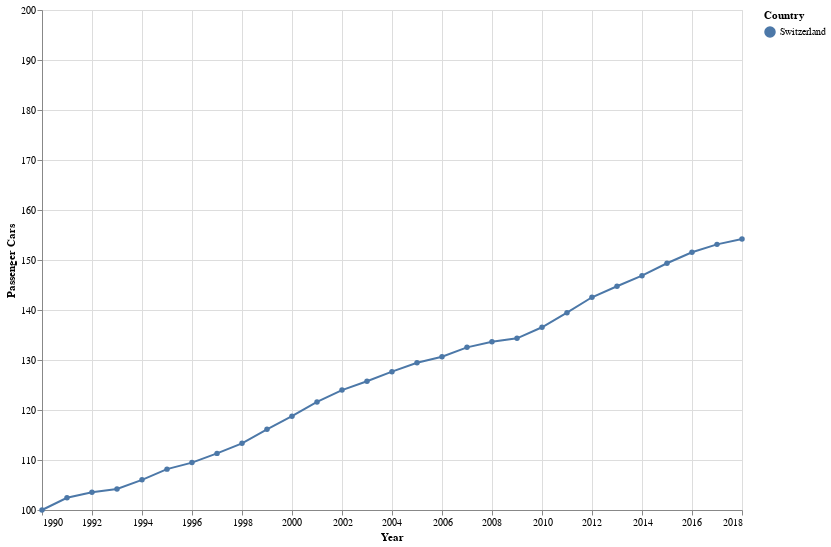

Notebook code for this chart:
### Code cell
alt.Chart(cars_CH).mark_line(point=True).properties(width=700, height=500).encode(
    alt.X('TIME', scale=alt.Scale(domain=('1990','2018')), title='Year'),
    alt.Y('Normalized', scale=alt.Scale(domain=(100,200)), title='Passenger Cars'),
    alt.Color('GEO', title='Country')
)

### Figure 1 — Vega-Lite specification as saved in the notebook (floating-point values rounded to 4 significant figures)
{"config": {"view": {"continuousWidth": 400, "continuousHeight": 300}}, "data": {"name": "data-867897231663ec8d47b6b1bf2e7539ac"}, "mark": {"type": "line", "point": true}, "encoding": {"color": {"type": "nominal", "field": "GEO", "title": "Country"}, "x": {"type": "temporal", "field": "TIME", "scale": {"domain": ["1990", "2018"]}, "title": "Year"}, "y": {"type": "quantitative", "field": "Normalized", "scale": {"domain": [100, 200]}, "title": "Passenger Cars"}}, "height": 500, "width": 700, "$schema": "https://vega.github.io/schema/vega-lite/v4.8.1.json", "datasets": {"data-867897231663ec8d47b6b1bf2e7539ac": [{"TIME": "1990-01-01T00:00:00", "GEO": "Switzerland", "UNIT": "Number", "MOT_NRG": "Total", "ENGINE": "Total", "Value": 2985000, "Normalized": 100.0}, {"TIME": "1991-01-01T00:00:00", "GEO": "Switzerland", "UNIT": "Number", "MOT_NRG": "Total", "ENGINE": "Total", "Value": 3058000, "Normalized": 102.4}, {"TIME": "1992-01-01T00:00:00", "GEO": "Switzerland", "UNIT": "Number", "MOT_NRG": "Total", "ENGINE": "Total", "Value": 3091000, "Normalized": 103.6}, {"TIME": "1993-01-01T00:00:00", "GEO": "Switzerland", "UNIT": "Number", "MOT_NRG": "Total", "ENGINE": "Total", "Value": 3110000, "Normalized": 104.2}, {"TIME": "1994-01-01T00:00:00", "GEO": "Switzerland", "UNIT": "Number", "MOT_NRG": "Total", "ENGINE": "Total", "Value": 3165000, "Normalized": 106.0}, {"TIME": "1995-01-01T00:00:00", "GEO": "Switzerland", "UNIT": "Number", "MOT_NRG": "Total", "ENGINE": "Total", "Value": 3229000, "Normalized": 108.2}, {"TIME": "1996-01-01T00:00:00", "GEO": "Switzerland", "UNIT": "Number", "MOT_NRG": "Total", "ENGINE": "Total", "Value": 3268000, "Normalized": 109.5}, {"TIME": "1997-01-01T00:00:00", "GEO": "Switzerland", "UNIT": "Number", "MOT_NRG": "Total", "ENGINE": "Total", "Value": 3323000, "Normalized": 111.3}, {"TIME": "1998-01-01T00:00:00", "GEO": "Switzerland", "UNIT": "Number", "MOT_NRG": "Total", "ENGINE": "Total", "Value": 3383000, "Normalized": 113.3}, {"TIME": "1999-01-01T00:00:00", "GEO": "Switzerland", "UNIT": "Number", "MOT_NRG": "Total", "ENGINE": "Total", "Value": 3467000, "Normalized": 116.1}, {"TIME": "2000-01-01T00:00:00", "GEO": "Switzerland", "UNIT": "Number", "MOT_NRG": "Total", "ENGINE": "Total", "Value": 3545000, "Normalized": 118.8}, {"TIME": "2001-01-01T00:00:00", "GEO": "Switzerland", "UNIT": "Number", "MOT_NRG": "Total", "ENGINE": "Total", "Value": 3630000, "Normalized": 121.6}, {"TIME": "2002-01-01T00:00:00", "GEO": "Switzerland", "UNIT": "Number", "MOT_NRG": "Total", "ENGINE": "Total", "Value": 3701000, "Normalized": 124.0}, {"TIME": "2003-01-01T00:00:00", "GEO": "Switzerland", "UNIT": "Number", "MOT_NRG": "Total", "ENGINE": "Total", "Value": 3754000, "Normalized": 125.8}, {"TIME": "2004-01-01T00:00:00", "GEO": "Switzerland", "UNIT": "Number", "MOT_NRG": "Total", "ENGINE": "Total", "Value": 3811000, "Normalized": 127.7}, {"TIME": "2005-01-01T00:00:00", "GEO": "Switzerland", "UNIT": "Number", "MOT_NRG": "Total", "ENGINE": "Total", "Value": 3864000, "Normalized": 129.4}, {"TIME": "2006-01-01T00:00:00", "GEO": "Switzerland", "UNIT": "Number", "MOT_NRG": "Total", "ENGINE": "Total", "Value": 3900000, "Normalized": 130.7}, {"TIME": "2007-01-01T00:00:00", "GEO": "Switzerland", "UNIT": "Number", "MOT_NRG": "Total", "ENGINE": "Total", "Value": 3956000, "Normalized": 132.5}, {"TIME": "2008-01-01T00:00:00", "GEO": "Switzerland", "UNIT": "Number", "MOT_NRG": "Total", "ENGINE": "Total", "Value": 3990000, "Normalized": 133.7}, {"TIME": "2009-01-01T00:00:00", "GEO": "Switzerland", "UNIT": "Number", "MOT_NRG": "Total", "ENGINE": "Total", "Value": 4010000, "Normalized": 134.3}, {"TIME": "2010-01-01T00:00:00", "GEO": "Switzerland", "UNIT": "Number", "MOT_NRG": "Total", "ENGINE": "Total", "Value": 4076000, "Normalized": 136.5}, {"TIME": "2011-01-01T00:00:00", "GEO": "Switzerland", "UNIT": "Number", "MOT_NRG": "Total", "ENGINE": "Total", "Value": 4163000, "Normalized": 139.5}, {"TIME": "2012-01-01T00:00:00", "GEO": "Switzerland", "UNIT": "Number", "MOT_NRG": "Total", "ENGINE": "Total", "Value": 4255000, "Normalized": 142.5}, {"TIME": "2013-01-01T00:00:00", "GEO": "Switzerland", "UNIT": "Number", "MOT_NRG": "Total", "ENGINE": "Total", "Value": 4321000, "Normalized": 144.8}, {"TIME": "2014-01-01T00:00:00", "GEO": "Switzerland", "UNIT": "Number", "MOT_NRG": "Total", "ENGINE": "Total", "Value": 4384000, "Normalized": 146.9}, {"TIME": "2015-01-01T00:00:00", "GEO": "Switzerland", "UNIT": "Number", "MOT_NRG": "Total", "ENGINE": "Total", "Value": 4458000, "Normalized": 149.3}, {"TIME": "2016-01-01T00:00:00", "GEO": "Switzerland", "UNIT": "Number", "MOT_NRG": "Total", "ENGINE": "Total", "Value": 4524000, "Normalized": 151.6}, {"TIME": "2017-01-01T00:00:00", "GEO": "Switzerland", "UNIT": "Number", "MOT_NRG": "Total", "ENGINE": "Total", "Value": 4570800, "Normalized": 153.1}, {"TIME": "2018-01-01T00:00:00", "GEO": "Switzerland", "UNIT": "Number", "MOT_NRG": "Total", "ENGINE": "Total", "Value": 4602700, "Normalized": 154.2}]}}
